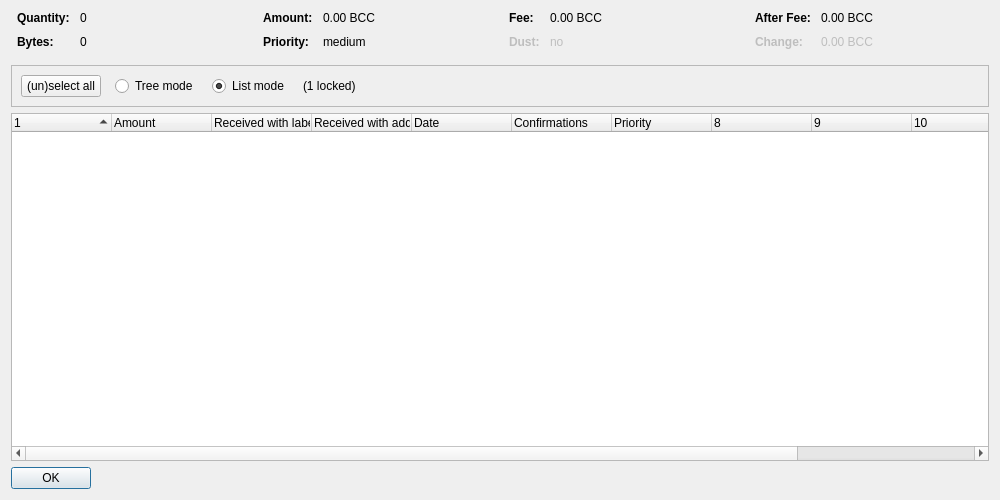
<?xml version="1.0" encoding="UTF-8"?>
<ui version="4.0">
 <class>CoinControlDialog</class>
 <widget class="QDialog" name="CoinControlDialog">
  <property name="geometry">
   <rect>
    <x>0</x>
    <y>0</y>
    <width>1000</width>
    <height>500</height>
   </rect>
  </property>
  <property name="windowTitle">
   <string>Coin Selection</string>
  </property>
  <layout class="QVBoxLayout" name="verticalLayout">
   <item>
    <layout class="QHBoxLayout" name="horizontalLayoutTop" stretch="0,0,0,0">
     <property name="topMargin">
      <number>0</number>
     </property>
     <property name="bottomMargin">
      <number>10</number>
     </property>
     <item>
      <layout class="QFormLayout" name="formLayoutCoinControl1">
       <property name="horizontalSpacing">
        <number>10</number>
       </property>
       <property name="verticalSpacing">
        <number>10</number>
       </property>
       <property name="leftMargin">
        <number>6</number>
       </property>
       <property name="rightMargin">
        <number>6</number>
       </property>
       <item row="0" column="0">
        <widget class="QLabel" name="labelCoinControlQuantityText">
         <property name="font">
          <font>
           <weight>75</weight>
           <bold>true</bold>
          </font>
         </property>
         <property name="text">
          <string>Quantity:</string>
         </property>
        </widget>
       </item>
       <item row="0" column="1">
        <widget class="QLabel" name="labelCoinControlQuantity">
         <property name="cursor">
          <cursorShape>IBeamCursor</cursorShape>
         </property>
         <property name="contextMenuPolicy">
          <enum>Qt::ActionsContextMenu</enum>
         </property>
         <property name="text">
          <string notr="true">0</string>
         </property>
         <property name="textInteractionFlags">
          <set>Qt::LinksAccessibleByMouse|Qt::TextSelectableByKeyboard|Qt::TextSelectableByMouse</set>
         </property>
        </widget>
       </item>
       <item row="1" column="0">
        <widget class="QLabel" name="labelCoinControlBytesText">
         <property name="font">
          <font>
           <weight>75</weight>
           <bold>true</bold>
          </font>
         </property>
         <property name="text">
          <string>Bytes:</string>
         </property>
        </widget>
       </item>
       <item row="1" column="1">
        <widget class="QLabel" name="labelCoinControlBytes">
         <property name="cursor">
          <cursorShape>IBeamCursor</cursorShape>
         </property>
         <property name="contextMenuPolicy">
          <enum>Qt::ActionsContextMenu</enum>
         </property>
         <property name="text">
          <string notr="true">0</string>
         </property>
         <property name="textInteractionFlags">
          <set>Qt::LinksAccessibleByMouse|Qt::TextSelectableByKeyboard|Qt::TextSelectableByMouse</set>
         </property>
        </widget>
       </item>
      </layout>
     </item>
     <item>
      <layout class="QFormLayout" name="formLayoutCoinControl2">
       <property name="horizontalSpacing">
        <number>10</number>
       </property>
       <property name="verticalSpacing">
        <number>10</number>
       </property>
       <property name="leftMargin">
        <number>6</number>
       </property>
       <property name="rightMargin">
        <number>6</number>
       </property>
       <item row="0" column="0">
        <widget class="QLabel" name="labelCoinControlAmountText">
         <property name="font">
          <font>
           <weight>75</weight>
           <bold>true</bold>
          </font>
         </property>
         <property name="text">
          <string>Amount:</string>
         </property>
        </widget>
       </item>
       <item row="0" column="1">
        <widget class="QLabel" name="labelCoinControlAmount">
         <property name="cursor">
          <cursorShape>IBeamCursor</cursorShape>
         </property>
         <property name="contextMenuPolicy">
          <enum>Qt::ActionsContextMenu</enum>
         </property>
         <property name="text">
          <string notr="true">0.00 BCC</string>
         </property>
         <property name="textInteractionFlags">
          <set>Qt::LinksAccessibleByMouse|Qt::TextSelectableByKeyboard|Qt::TextSelectableByMouse</set>
         </property>
        </widget>
       </item>
       <item row="1" column="0">
        <widget class="QLabel" name="labelCoinControlPriorityText">
         <property name="font">
          <font>
           <weight>75</weight>
           <bold>true</bold>
          </font>
         </property>
         <property name="text">
          <string>Priority:</string>
         </property>
        </widget>
       </item>
       <item row="1" column="1">
        <widget class="QLabel" name="labelCoinControlPriority">
         <property name="cursor">
          <cursorShape>IBeamCursor</cursorShape>
         </property>
         <property name="contextMenuPolicy">
          <enum>Qt::ActionsContextMenu</enum>
         </property>
         <property name="text">
          <string notr="true">medium</string>
         </property>
         <property name="textInteractionFlags">
          <set>Qt::LinksAccessibleByMouse|Qt::TextSelectableByKeyboard|Qt::TextSelectableByMouse</set>
         </property>
        </widget>
       </item>
      </layout>
     </item>
     <item>
      <layout class="QFormLayout" name="formLayoutCoinControl3">
       <property name="horizontalSpacing">
        <number>10</number>
       </property>
       <property name="verticalSpacing">
        <number>10</number>
       </property>
       <property name="leftMargin">
        <number>6</number>
       </property>
       <property name="rightMargin">
        <number>6</number>
       </property>
       <item row="0" column="0">
        <widget class="QLabel" name="labelCoinControlFeeText">
         <property name="font">
          <font>
           <weight>75</weight>
           <bold>true</bold>
          </font>
         </property>
         <property name="text">
          <string>Fee:</string>
         </property>
        </widget>
       </item>
       <item row="0" column="1">
        <widget class="QLabel" name="labelCoinControlFee">
         <property name="cursor">
          <cursorShape>IBeamCursor</cursorShape>
         </property>
         <property name="contextMenuPolicy">
          <enum>Qt::ActionsContextMenu</enum>
         </property>
         <property name="text">
          <string notr="true">0.00 BCC</string>
         </property>
         <property name="textInteractionFlags">
          <set>Qt::LinksAccessibleByMouse|Qt::TextSelectableByKeyboard|Qt::TextSelectableByMouse</set>
         </property>
        </widget>
       </item>
       <item row="1" column="0">
        <widget class="QLabel" name="labelCoinControlLowOutputText">
         <property name="enabled">
          <bool>false</bool>
         </property>
         <property name="font">
          <font>
           <weight>75</weight>
           <bold>true</bold>
          </font>
         </property>
         <property name="text">
          <string>Dust:</string>
         </property>
        </widget>
       </item>
       <item row="1" column="1">
        <widget class="QLabel" name="labelCoinControlLowOutput">
         <property name="enabled">
          <bool>false</bool>
         </property>
         <property name="cursor">
          <cursorShape>IBeamCursor</cursorShape>
         </property>
         <property name="contextMenuPolicy">
          <enum>Qt::ActionsContextMenu</enum>
         </property>
         <property name="text">
          <string notr="true">no</string>
         </property>
         <property name="textInteractionFlags">
          <set>Qt::LinksAccessibleByMouse|Qt::TextSelectableByKeyboard|Qt::TextSelectableByMouse</set>
         </property>
        </widget>
       </item>
      </layout>
     </item>
     <item>
      <layout class="QFormLayout" name="formLayoutCoinControl4">
       <property name="horizontalSpacing">
        <number>10</number>
       </property>
       <property name="verticalSpacing">
        <number>10</number>
       </property>
       <property name="leftMargin">
        <number>6</number>
       </property>
       <property name="rightMargin">
        <number>6</number>
       </property>
       <item row="0" column="0">
        <widget class="QLabel" name="labelCoinControlAfterFeeText">
         <property name="font">
          <font>
           <weight>75</weight>
           <bold>true</bold>
          </font>
         </property>
         <property name="text">
          <string>After Fee:</string>
         </property>
        </widget>
       </item>
       <item row="0" column="1">
        <widget class="QLabel" name="labelCoinControlAfterFee">
         <property name="cursor">
          <cursorShape>IBeamCursor</cursorShape>
         </property>
         <property name="contextMenuPolicy">
          <enum>Qt::ActionsContextMenu</enum>
         </property>
         <property name="text">
          <string notr="true">0.00 BCC</string>
         </property>
         <property name="textInteractionFlags">
          <set>Qt::LinksAccessibleByMouse|Qt::TextSelectableByKeyboard|Qt::TextSelectableByMouse</set>
         </property>
        </widget>
       </item>
       <item row="1" column="0">
        <widget class="QLabel" name="labelCoinControlChangeText">
         <property name="enabled">
          <bool>false</bool>
         </property>
         <property name="font">
          <font>
           <weight>75</weight>
           <bold>true</bold>
          </font>
         </property>
         <property name="text">
          <string>Change:</string>
         </property>
        </widget>
       </item>
       <item row="1" column="1">
        <widget class="QLabel" name="labelCoinControlChange">
         <property name="enabled">
          <bool>false</bool>
         </property>
         <property name="cursor">
          <cursorShape>IBeamCursor</cursorShape>
         </property>
         <property name="contextMenuPolicy">
          <enum>Qt::ActionsContextMenu</enum>
         </property>
         <property name="text">
          <string notr="true">0.00 BCC</string>
         </property>
         <property name="textInteractionFlags">
          <set>Qt::LinksAccessibleByMouse|Qt::TextSelectableByKeyboard|Qt::TextSelectableByMouse</set>
         </property>
        </widget>
       </item>
      </layout>
     </item>
    </layout>
   </item>
   <item>
    <widget class="QFrame" name="frame">
     <property name="minimumSize">
      <size>
       <width>0</width>
       <height>40</height>
      </size>
     </property>
     <property name="frameShape">
      <enum>QFrame::StyledPanel</enum>
     </property>
     <property name="frameShadow">
      <enum>QFrame::Sunken</enum>
     </property>
     <layout class="QHBoxLayout" name="horizontalLayout">
      <item>
       <layout class="QHBoxLayout" name="horizontalLayoutPanel" stretch="0,0,0,0,0">
        <property name="spacing">
         <number>14</number>
        </property>
        <item>
         <widget class="QPushButton" name="pushButtonSelectAll">
          <property name="sizePolicy">
           <sizepolicy hsizetype="Maximum" vsizetype="Fixed">
            <horstretch>0</horstretch>
            <verstretch>0</verstretch>
           </sizepolicy>
          </property>
          <property name="text">
           <string>(un)select all</string>
          </property>
          <property name="autoDefault">
           <bool>false</bool>
          </property>
         </widget>
        </item>
        <item>
         <widget class="QRadioButton" name="radioTreeMode">
          <property name="sizePolicy">
           <sizepolicy hsizetype="Maximum" vsizetype="Fixed">
            <horstretch>0</horstretch>
            <verstretch>0</verstretch>
           </sizepolicy>
          </property>
          <property name="text">
           <string>Tree mode</string>
          </property>
         </widget>
        </item>
        <item>
         <widget class="QRadioButton" name="radioListMode">
          <property name="sizePolicy">
           <sizepolicy hsizetype="Maximum" vsizetype="Fixed">
            <horstretch>0</horstretch>
            <verstretch>0</verstretch>
           </sizepolicy>
          </property>
          <property name="text">
           <string>List mode</string>
          </property>
          <property name="checked">
           <bool>true</bool>
          </property>
         </widget>
        </item>
        <item>
         <widget class="QLabel" name="labelLocked">
          <property name="text">
           <string notr="true">(1 locked)</string>
          </property>
         </widget>
        </item>
        <item>
         <spacer name="horizontalSpacer">
          <property name="orientation">
           <enum>Qt::Horizontal</enum>
          </property>
          <property name="sizeHint" stdset="0">
           <size>
            <width>40</width>
            <height>20</height>
           </size>
          </property>
         </spacer>
        </item>
       </layout>
      </item>
     </layout>
    </widget>
   </item>
   <item>
    <widget class="CoinControlTreeWidget" name="treeWidget">
     <property name="contextMenuPolicy">
      <enum>Qt::CustomContextMenu</enum>
     </property>
     <property name="sortingEnabled">
      <bool>false</bool>
     </property>
     <property name="columnCount">
      <number>12</number>
     </property>
     <attribute name="headerShowSortIndicator" stdset="0">
      <bool>true</bool>
     </attribute>
     <attribute name="headerStretchLastSection">
      <bool>false</bool>
     </attribute>
     <column>
      <property name="text">
       <string/>
      </property>
     </column>
     <column>
      <property name="text">
       <string>Amount</string>
      </property>
     </column>
     <column>
      <property name="text">
       <string>Received with label</string>
      </property>
     </column>
     <column>
      <property name="text">
       <string>Received with address</string>
      </property>
     </column>
     <column>
      <property name="text">
       <string>Date</string>
      </property>
     </column>
     <column>
      <property name="text">
       <string>Confirmations</string>
      </property>
      <property name="toolTip">
       <string>Confirmed</string>
      </property>
     </column>
     <column>
      <property name="text">
       <string>Priority</string>
      </property>
     </column>
     <column>
      <property name="text">
       <string/>
      </property>
     </column>
     <column>
      <property name="text">
       <string/>
      </property>
     </column>
     <column>
      <property name="text">
       <string/>
      </property>
     </column>
     <column>
      <property name="text">
       <string/>
      </property>
     </column>
     <column>
      <property name="text">
       <string/>
      </property>
     </column>
    </widget>
   </item>
   <item>
    <widget class="QDialogButtonBox" name="buttonBox">
     <property name="sizePolicy">
      <sizepolicy hsizetype="Maximum" vsizetype="Fixed">
       <horstretch>0</horstretch>
       <verstretch>0</verstretch>
      </sizepolicy>
     </property>
     <property name="orientation">
      <enum>Qt::Horizontal</enum>
     </property>
     <property name="standardButtons">
      <set>QDialogButtonBox::Ok</set>
     </property>
    </widget>
   </item>
  </layout>
 </widget>
 <customwidgets>
  <customwidget>
   <class>CoinControlTreeWidget</class>
   <extends>QTreeWidget</extends>
   <header>coincontroltreewidget.h</header>
  </customwidget>
 </customwidgets>
 <resources/>
 <connections/>
</ui>
